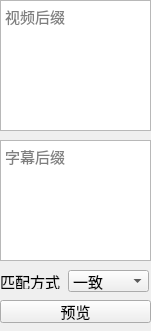
<?xml version="1.0" encoding="UTF-8"?>
<ui version="4.0">
 <class>Form</class>
 <widget class="QWidget" name="Form">
  <property name="geometry">
   <rect>
    <x>0</x>
    <y>0</y>
    <width>151</width>
    <height>331</height>
   </rect>
  </property>
  <property name="font">
   <font>
    <pointsize>11</pointsize>
   </font>
  </property>
  <property name="windowTitle">
   <string>Form</string>
  </property>
  <widget class="QPushButton" name="pushButton">
   <property name="geometry">
    <rect>
     <x>0</x>
     <y>300</y>
     <width>151</width>
     <height>23</height>
    </rect>
   </property>
   <property name="text">
    <string>预览</string>
   </property>
  </widget>
  <widget class="QComboBox" name="comboBox">
   <property name="geometry">
    <rect>
     <x>68</x>
     <y>270</y>
     <width>81</width>
     <height>22</height>
    </rect>
   </property>
   <item>
    <property name="text">
     <string>一致</string>
    </property>
   </item>
   <item>
    <property name="text">
     <string>包含</string>
    </property>
   </item>
  </widget>
  <widget class="QLabel" name="label">
   <property name="geometry">
    <rect>
     <x>0</x>
     <y>273</y>
     <width>61</width>
     <height>16</height>
    </rect>
   </property>
   <property name="text">
    <string>匹配方式</string>
   </property>
  </widget>
  <widget class="QTextEdit" name="textEdit">
   <property name="geometry">
    <rect>
     <x>0</x>
     <y>0</y>
     <width>151</width>
     <height>131</height>
    </rect>
   </property>
   <property name="placeholderText">
    <string>视频后缀</string>
   </property>
  </widget>
  <widget class="QTextEdit" name="textEdit_2">
   <property name="geometry">
    <rect>
     <x>0</x>
     <y>140</y>
     <width>151</width>
     <height>121</height>
    </rect>
   </property>
   <property name="placeholderText">
    <string>字幕后缀</string>
   </property>
  </widget>
 </widget>
 <resources/>
 <connections/>
</ui>
